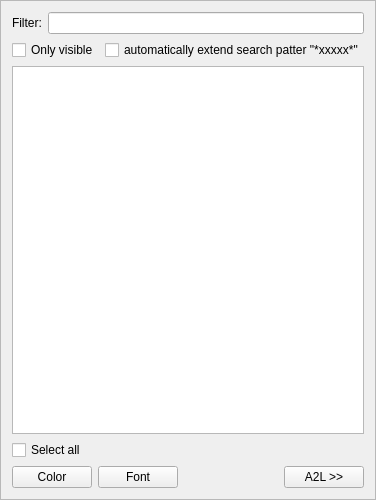
<?xml version="1.0" encoding="UTF-8"?>
<ui version="4.0">
 <class>DefaultDialogFrame</class>
 <widget class="QFrame" name="DefaultDialogFrame">
  <property name="geometry">
   <rect>
    <x>0</x>
    <y>0</y>
    <width>375</width>
    <height>500</height>
   </rect>
  </property>
  <property name="windowTitle">
   <string>Frame</string>
  </property>
  <property name="frameShape">
   <enum>QFrame::StyledPanel</enum>
  </property>
  <property name="frameShadow">
   <enum>QFrame::Raised</enum>
  </property>
  <layout class="QVBoxLayout" name="verticalLayout_2">
   <item>
    <widget class="QSplitter" name="splitter">
     <property name="orientation">
      <enum>Qt::Horizontal</enum>
     </property>
     <widget class="QWidget" name="layoutWidget">
      <layout class="QVBoxLayout" name="verticalLayout">
       <item>
        <layout class="QHBoxLayout" name="horizontalLayout_3">
         <item>
          <widget class="QLabel" name="filterLabel">
           <property name="minimumSize">
            <size>
             <width>30</width>
             <height>0</height>
            </size>
           </property>
           <property name="text">
            <string>Filter:</string>
           </property>
          </widget>
         </item>
         <item>
          <widget class="QLineEdit" name="filterLineEdit"/>
         </item>
        </layout>
       </item>
       <item>
        <layout class="QHBoxLayout" name="horizontalLayout_4">
         <item>
          <widget class="QCheckBox" name="filterVisibleCheckBox">
           <property name="text">
            <string>Only visible</string>
           </property>
          </widget>
         </item>
         <item>
          <widget class="QCheckBox" name="filterAutomaticallyExtendCheckBox">
           <property name="text">
            <string>automatically extend search patter &quot;*xxxxx*&quot;</string>
           </property>
          </widget>
         </item>
         <item>
          <spacer name="horizontalSpacer_2">
           <property name="orientation">
            <enum>Qt::Horizontal</enum>
           </property>
           <property name="sizeHint" stdset="0">
            <size>
             <width>40</width>
             <height>20</height>
            </size>
           </property>
          </spacer>
         </item>
        </layout>
       </item>
       <item>
        <widget class="QListView" name="variableListView">
         <property name="editTriggers">
          <set>QAbstractItemView::NoEditTriggers</set>
         </property>
         <property name="uniformItemSizes">
          <bool>true</bool>
         </property>
        </widget>
       </item>
       <item>
        <widget class="QCheckBox" name="selectAllCheckBox">
         <property name="text">
          <string>Select all</string>
         </property>
        </widget>
       </item>
       <item>
        <layout class="QHBoxLayout" name="horizontalLayout">
         <item>
          <widget class="QPushButton" name="colorPushButton">
           <property name="text">
            <string>Color</string>
           </property>
          </widget>
         </item>
         <item>
          <widget class="QPushButton" name="fontPushButton">
           <property name="text">
            <string>Font</string>
           </property>
          </widget>
         </item>
         <item>
          <spacer name="horizontalSpacer">
           <property name="orientation">
            <enum>Qt::Horizontal</enum>
           </property>
           <property name="sizeHint" stdset="0">
            <size>
             <width>40</width>
             <height>20</height>
            </size>
           </property>
          </spacer>
         </item>
         <item>
          <widget class="QPushButton" name="A2LPushButton">
           <property name="text">
            <string>A2L &gt;&gt;</string>
           </property>
          </widget>
         </item>
        </layout>
       </item>
      </layout>
     </widget>
    </widget>
   </item>
  </layout>
 </widget>
 <resources/>
 <connections/>
</ui>
